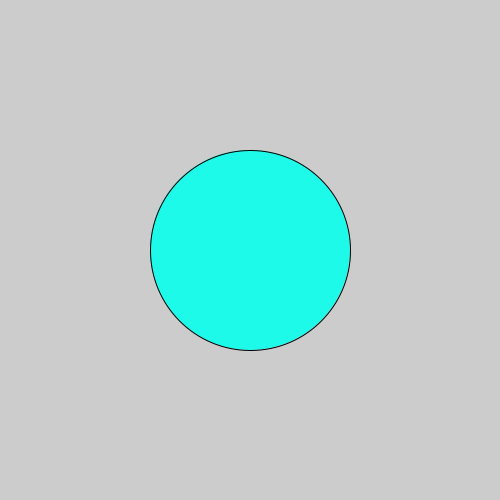
Frame 1 (no input)
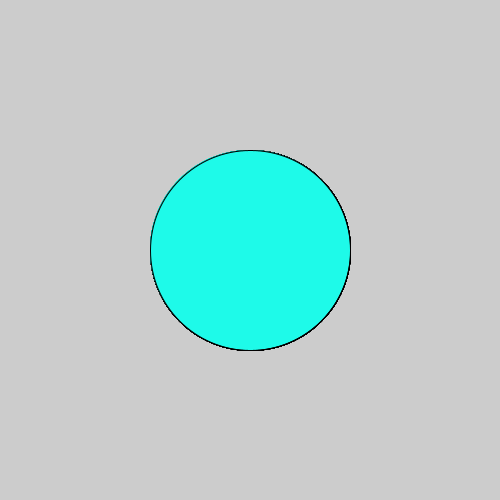
Frame 60 (the mouse pressed at the canvas centre just before this capture)
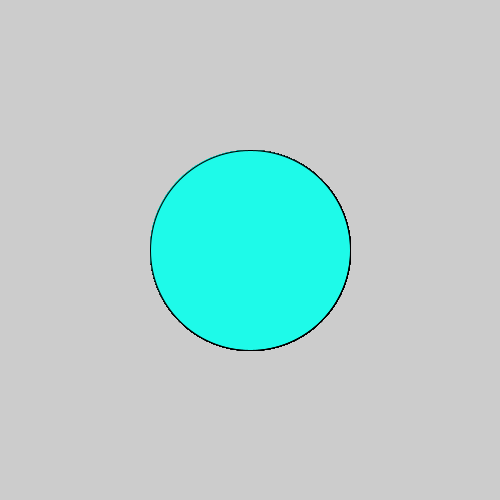
Frame 120 (the mouse held since frame 60 and released just before this capture)

The Processing sketch that drew these frames (run headless with seeded random() and noise(); from frame 60 on, the mouse is pressed at the canvas centre):

// Processing sketch: sketch_260421d
// ── sketch_260421d.pde
void setup()
{
  size(500,500);
}

void draw()
{
  if (mouseX>width/2)
  {
    fill(#F9FA1E);
  }
  
  else 
  {
    fill(#1EFAE9);
  }
  
  ellipse(250,250,200,200);
}
